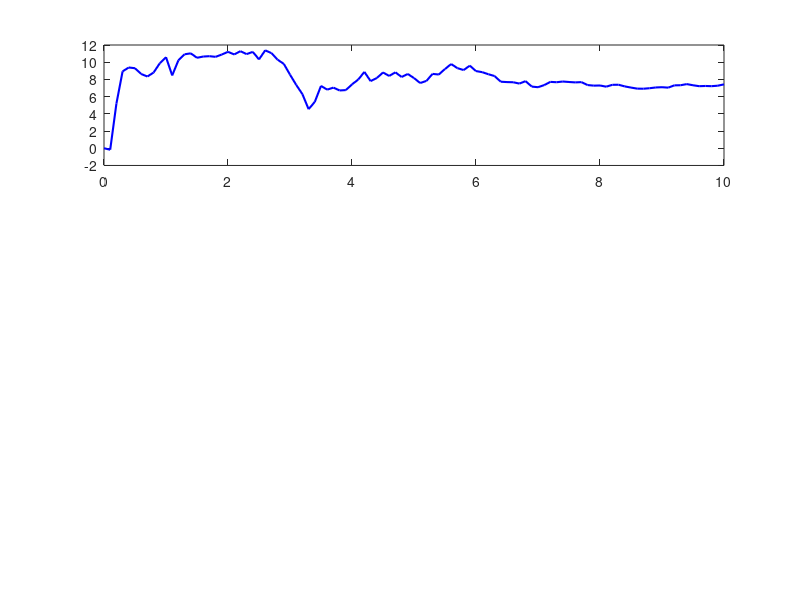

MATLAB code to generate this figure: (Note: this script raises an error after producing the figure.)
close all;
clear;
clc;

data = load ('data_LS.txt');
t = data(:,1);
y = data(:,2);

% Initialization
x(:,1) =[0 0 0]';
F = [0 0 0;0 0 0;0 0 0];
G = diag([10 10 10]);
Q = diag([0.001 0.001 0.001]);
R = 10;
P(:,:,1) = diag([50 50 50]);
dT = mean(diff(t));

for i = 1:length(t)-1
%--> KF Prediction
% Calculate H matrix
H = [1 dT*i 0.5*(dT*i)^2];
% Calculate Transition Matrix
Phi = eye(3,3) + F*dT;
% Calculate System Noise Matrix
Qd = dT^2*G*Q*G';
% Predict States
x(:,i+1) = Phi*x(:,i);
% Predict State Error Covariance
P(:,:,i+1) = Phi*P(:,:,i)*Phi' + Qd;
%--> KF Update
% Calculate Kalman Gain
K = P(:,:,i+1)*H'/(H*P(:,:,i+1)*H'+R);
% Update error covariance matrix P
P(:,:,i+1) = P(:,:,i+1) - K*H*P(:,:,i+1);
% Calculate error state
error_states = K*(y(i+1) - H*x(:,i+1));
% Correct states
x(:,i+1) = x(:,i+1) + error_states;
%Smoothed measurements
y_estimation(i+1,1) = H*x(:,i+1);
end

% Plotting KF estimates vs ground truth
x_true = [7.4507, 39.1441, -9.7340]';
figure;
state_names = {'Initial Position y(0)', 'Initial Velocity v(0)', 'Acceleration a'};
for i = 1:3
    subplot(3,1,i);
    plot(t, x(i,:), 'b-', 'LineWidth', 1.5); hold on;
    yline(x_true(i), 'r--', 'LineWidth', 1.5);  % ground truth is constant
    grid on;
    xlabel('Time (s)');
    ylabel(state_names{i});
    legend('KF Estimate', 'Ground Truth', 'Location','best');
    title(['Kalman Filter estimate of ', state_names{i}]);
end

x_hat = x(:,end);
%Calculate the root mean squared error
x_true = [7.4507, 39.1441, -9.7340]';
rmse = sqrt(mean((x_hat-x_true).^2));
fprintf('Root mean squared error = %.6f \n', rmse);

%Plot the noisy position measurements vs. the smoothed measurement.
figure;
plot(t, y, 'r', 'MarkerSize', 2, 'DisplayName', 'Noisy Measurements'); hold on;
plot(t, y_estimation, 'b', 'LineWidth', 2, 'DisplayName', 'Smoothed Measurements');
xlabel('Time t');
ylabel('Position y');
legend('show');
grid on;
title('Noisy vs Smoothed Measurements');

